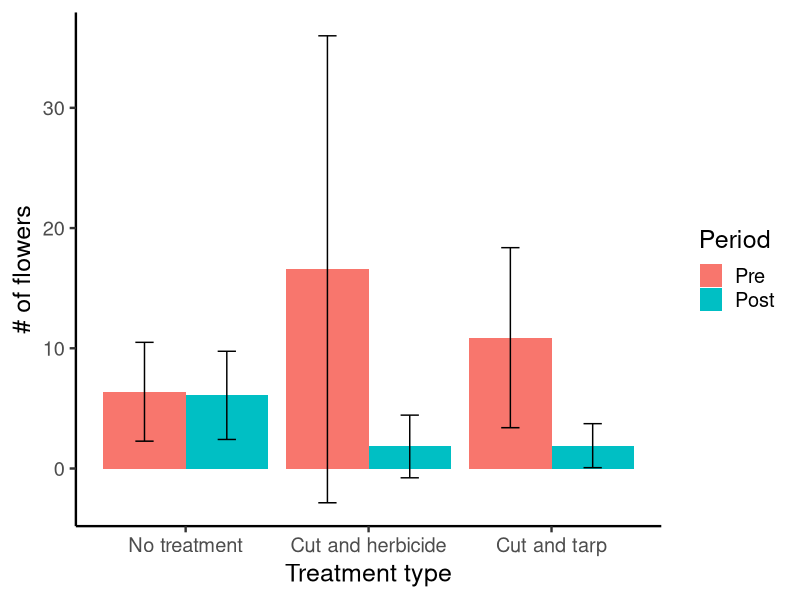
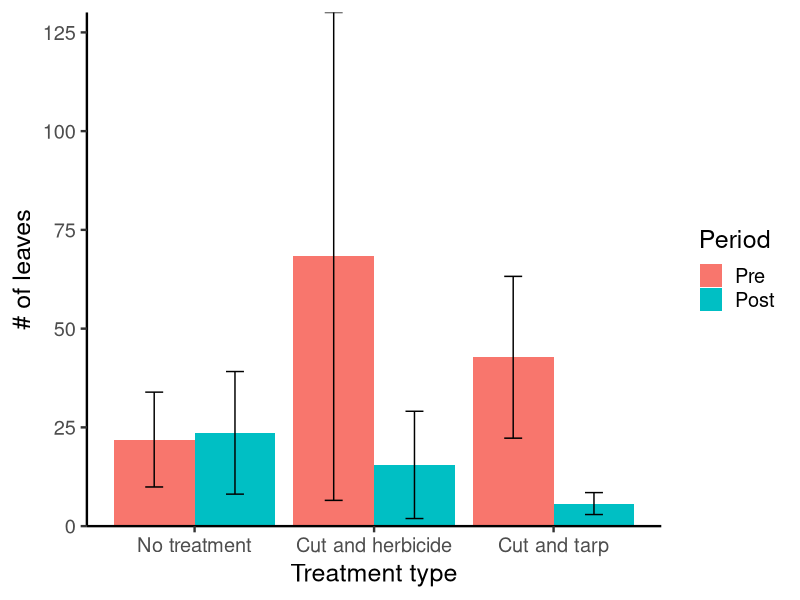
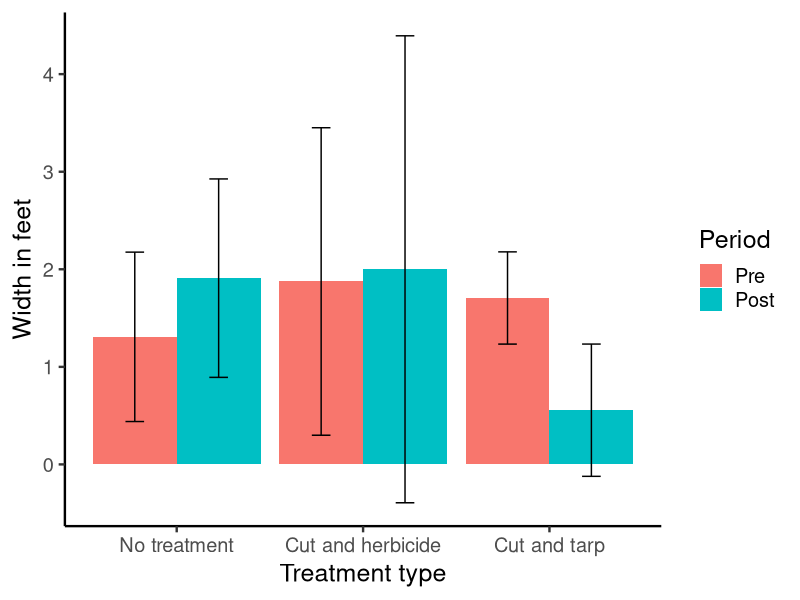
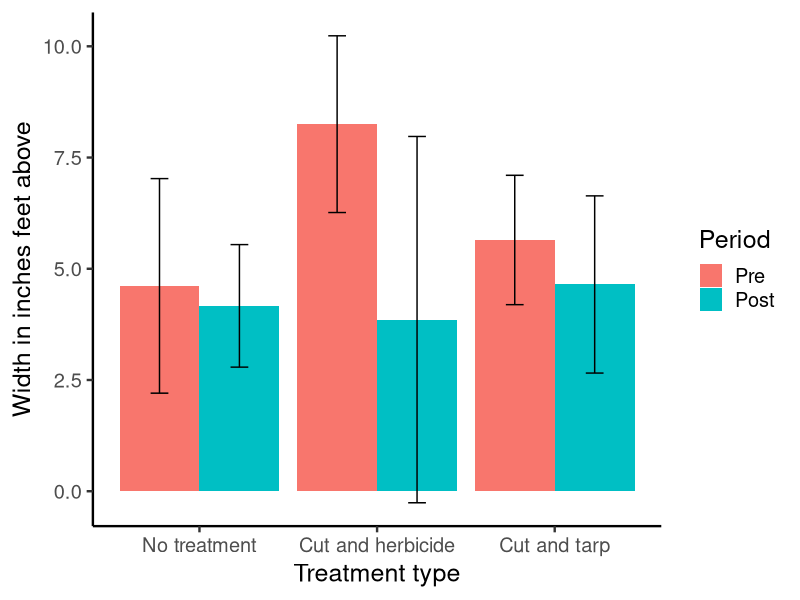
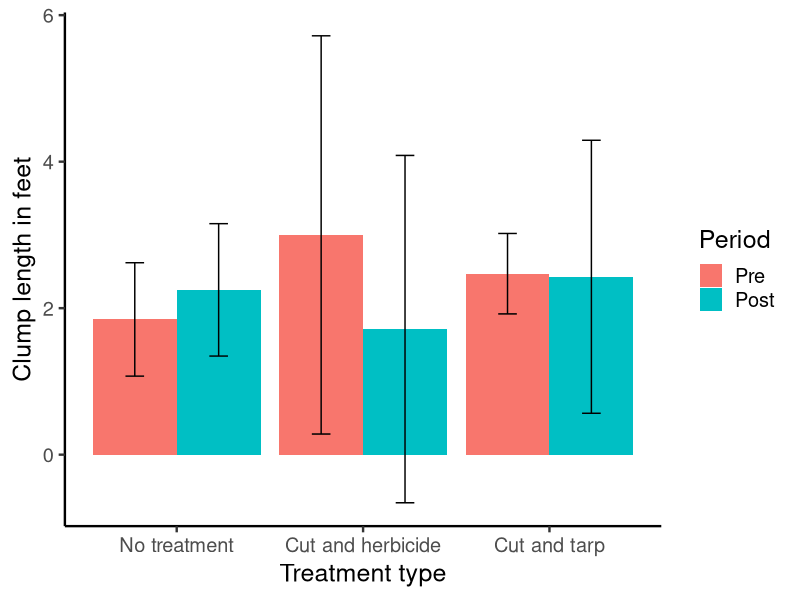
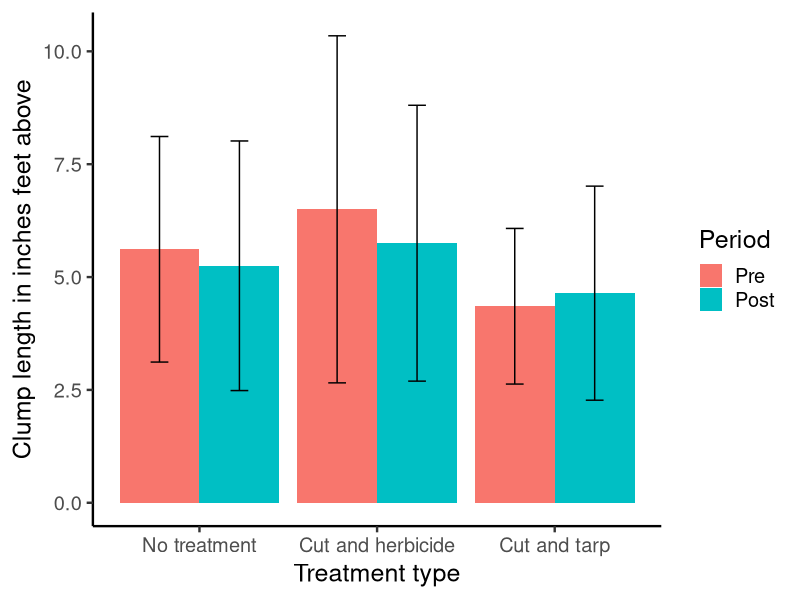

R code for these plots, in order:
## ---- chunk 1
knitr::opts_chunk$set(echo = TRUE)

options(width=80)
## ---- chunk 2
library(tidyverse)
library(lme4)
library(car)
library(emmeans)
library(ggplot2)
library(Hmisc)
library(emmeans)

## ---- chunk 3
YFIdata<-read.csv("YFIdata_cleaned.csv",header=T)
YFIdata_NAomit<-YFIdata[!(rowSums(is.na(YFIdata)) > ncol(YFIdata)*.2),]
n_occur <- data.frame(table(YFIdata_NAomit$plot_number_tag_number))
n_occur_2<-n_occur[n_occur$Freq==2,]
YFIdata_NAomit_onlypaired<-YFIdata_NAomit[YFIdata_NAomit$plot_number_tag_number %in% n_occur_2$Var1,]
YFIdata_NAomit_onlypaired$treatment_type<-factor(YFIdata_NAomit_onlypaired$treatment_type,levels = c("No treatment","Cut and herbicide","Cut and tarp"))
YFIdata_NAomit_onlypaired$Period<-factor(YFIdata_NAomit_onlypaired$Period,levels = c("Pre","Post"))
summary(factor(paste0(YFIdata_NAomit_onlypaired$treatment_type,YFIdata_NAomit_onlypaired$Period)))
## ---- chunk 4
numflowstalk<-lmer(number_of_flower_stalks_in_clump~treatment_type*Period+(1|plot_number_tag_number),YFIdata_NAomit_onlypaired)
numleaves<-lmer(number_of_leaves_in_clump~treatment_type*Period+(1|plot_number_tag_number),YFIdata_NAomit_onlypaired)
widthft<-lmer(width_in_feet~treatment_type*Period+(1|plot_number_tag_number),YFIdata_NAomit_onlypaired)
widthabove<-lmer(width_in_inches_feet_above~treatment_type*Period+(1|plot_number_tag_number),YFIdata_NAomit_onlypaired)
clumplength<-lmer(clump_length_in_feet_~treatment_type*Period+(1|plot_number_tag_number),YFIdata_NAomit_onlypaired)
clumplengthabove<-lmer(clump_length_inches_feet_above~treatment_type*Period+(1|plot_number_tag_number),YFIdata_NAomit_onlypaired)
## ---- chunk 5
Anova(numflowstalk,type=3)
Anova(numleaves,type=3)
Anova(widthft,type=3)
Anova(widthabove,type=3)
Anova(clumplength,type=3)
Anova(clumplengthabove,type=3)
## ---- chunk 6
emmeans(numleaves, list(pairwise ~ treatment_type*Period), adjust = "tukey")
emmeans(widthft, list(pairwise ~ treatment_type*Period), adjust = "tukey")

## ---- chunk 7

ggplot(data=YFIdata_NAomit_onlypaired, aes(x=treatment_type, y=number_of_flower_stalks_in_clump, fill=Period)) + 
  stat_summary(fun.y = mean, geom = "bar", position = "dodge") + 
  stat_summary(fun.data = mean_cl_normal, geom = "errorbar", position = position_dodge(width = 0.90), width = 0.2)+
  theme_classic(base_size=18)+xlab("Treatment type")+ylab("# of flowers")

ggplot(data=YFIdata_NAomit_onlypaired, aes(x=treatment_type, y=number_of_leaves_in_clump, fill=Period)) + 
  stat_summary(fun.y = mean, geom = "bar", position = "dodge") + 
  stat_summary(fun.data = mean_cl_normal, geom = "errorbar", position = position_dodge(width = 0.90), width = 0.2)+
  theme_classic(base_size=18)+scale_y_continuous(expand=c(0,0))+xlab("Treatment type")+ylab("# of leaves")

ggplot(data=YFIdata_NAomit_onlypaired, aes(x=treatment_type, y=width_in_feet, fill=Period)) + 
  stat_summary(fun.y = mean, geom = "bar", position = "dodge") + 
  stat_summary(fun.data = mean_cl_normal, geom = "errorbar", position = position_dodge(width = 0.90), width = 0.2)+
  theme_classic(base_size=18)+xlab("Treatment type")+ylab("Width in feet")

ggplot(data=YFIdata_NAomit_onlypaired, aes(x=treatment_type, y=width_in_inches_feet_above, fill=Period)) + 
  stat_summary(fun.y = mean, geom = "bar", position = "dodge") + 
  stat_summary(fun.data = mean_cl_normal, geom = "errorbar", position = position_dodge(width = 0.90), width = 0.2)+
  theme_classic(base_size=18)+xlab("Treatment type")+ylab("Width in inches feet above")

ggplot(data=YFIdata_NAomit_onlypaired, aes(x=treatment_type, y=clump_length_in_feet_, fill=Period)) + 
  stat_summary(fun.y = mean, geom = "bar", position = "dodge") + 
  stat_summary(fun.data = mean_cl_normal, geom = "errorbar", position = position_dodge(width = 0.90), width = 0.2)+
  theme_classic(base_size=18)+xlab("Treatment type")+ylab("Clump length in feet")

ggplot(data=YFIdata_NAomit_onlypaired, aes(x=treatment_type, y=clump_length_inches_feet_above, fill=Period)) + 
  stat_summary(fun.y = mean, geom = "bar", position = "dodge") + 
  stat_summary(fun.data = mean_cl_normal, geom = "errorbar", position = position_dodge(width = 0.90), width = 0.2)+
  theme_classic(base_size=18)+xlab("Treatment type")+ylab("Clump length in inches feet above")
